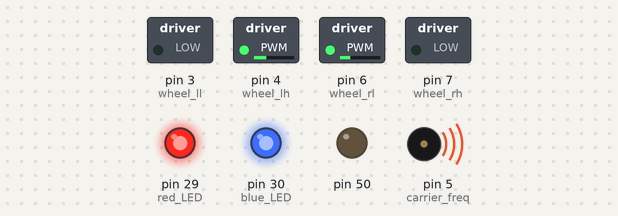
Simulated run of this sketch. Board: Arduino Mega 2560, built with avr-gcc and run on an emulated ATmega2560. Parts: switched loads named in the sketch (green lamp = pin HIGH), output pins drawn as LEDs (lit = HIGH), buzzer (waves = sounding). Pins used as bus, display or sensor lines are not drawn.

Above: at 0.1 s.
Timing chart, 0 to 1.6 s (numbered marks = the images above):
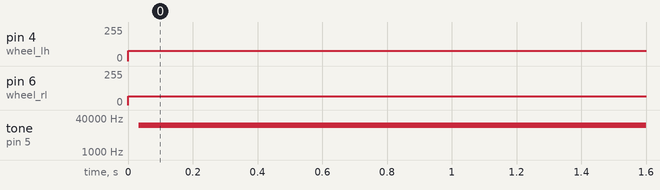

Measured:
- by itself, pin 4 (wheel_lh): 0/255 → 78/255 at 0.00 s
- by itself, pin 6 (wheel_rl): 0/255 → 64/255 at 0.00 s
- by itself, tone on pin 5 (carrier_freq): silent → 18519 Hz at 0.03 s

The sketch:

Phase4.ino
```cpp
  //////////////////CONSTANTS///////////////////
int fwd = 0;
int rev = 1;
int delay_timer = 500;
int ams_sensor = A0;
int sensor_val = 0;
int blue_threshold = 30;
int color_threshold = 15;
int red_LED = 29;
int blue_LED = 30;
int wheel_rl = 6;
int wheel_rh = 7;
int wheel_ll = 3;
int wheel_lh = 4;
int hall_sensor = 52;
//coms
int pinMicRX = 2;
int carrier_freq = 5;
int errorLEDPin = 47, success200LEDPin = 53, success300LEDPin = 51, success400LEDPin = 49;
int RXCount = 0, messageTolerance = 30;
//state machine declarations
const int on = 1;
const int hit_wall = 2;
const int find_line = 3;
const int follow_state = 4;
const int magnet = 5;
const int complete = 6;

/*Vitellary Code*/
int front = 22;
int left = 24;
int right = 26;
int back = 28;
const int sensors[] = {22, 24, 26, 28};
//const int leds[] = {44, 42, 40, 38}; //blue, yellow, red, green
int last_pressed[] = {0, 0, 0}; // front, right, left
long debounceDelay = 10;
/////////////////////////////////////////////

//////////////////VARIABLES//////////////////
bool mode_forward = false;
bool mode_reverse = false;
bool mode_right = false;
bool mode_left = false;
bool found = false;
bool first_call = false;
bool msg = false; //resend signal or not
int count = 0;
int state = 1;
bool tx200 = 0, tx300 = 0, tx400 = 0, tx500 = 0;
bool receivedMsg = 0, signal_200 = 0, signal_300 = 0, signal_400 = 0, signal_compBot = 0, receiveMsgError = 0;
bool transmitting = 0;
float startTime = 0, lastISRTime_slow = 0, lastISRTime_fast = 0;
/////////////////////////////////////////////
void setup() {
  pinMode(wheel_rh, OUTPUT);
  pinMode(wheel_rl, OUTPUT);
  pinMode(wheel_ll, OUTPUT);
  pinMode(wheel_lh, OUTPUT);
  pinMode(red_LED, OUTPUT);
  pinMode(blue_LED, OUTPUT);
  pinMode(ams_sensor, INPUT);
  pinMode(50, OUTPUT);
  digitalWrite (red_LED, HIGH);
  digitalWrite (blue_LED, HIGH);
  Serial.begin(9600);
  /*Vitellary*/
  for (int i = 0; i < 4; i++) {
    //pinMode(leds[i], OUTPUT);
    pinMode(sensors[i], INPUT);
  }
  //Serial.begin(9600);
  // attachInterrupt(digitalPinToInterrupt(com_intr), com_check, RISING);
  //pinMode(13, OUTPUT); // Set this pin as output
  pinMode(carrier_freq, OUTPUT);//pinMode(2, OUTPUT);
  Serial.begin(9600);
  //Serial1.begin(1200);
  TCCR3A = _BV(COM3A0) | _BV(COM3B0) | _BV(WGM30) | _BV(WGM31);
  // sets COM Output Mode to FastPWM with toggle of OC3A on compare match with OCR3A
  // also sets WGM to mode 15: FastPWM with top set by OCR3A
  TCCR3B = _BV(WGM32) | _BV(WGM33) |  _BV(CS31);
  // sets WGM as stated above; sets clock scaling to "divide by 8"
  OCR3A = 53;
  // above sets the counter value at which register resets to 0x0000;
  // generate 18.523 kHz when OCR3A=53 on Mega pin 5
  // Serial.println(TCCR3A, BIN);Serial.println(TCCR3B, BIN);
}

void loop() {
///////////////////////////////////////////////
/*(switch (state) {
    case on:
      //do something when var equals 1
      break;
    case hit_wall:
      //do something when var equals 2
      break;
    case find_line:
      //
      break;
    case follow_state:
      //
      break;
    case magnet:
      //
      break;
    case complete:
      //
      break;
    default:
      // if nothing else matches, do the default
      // default is optional
    break;
  }*/
///////////////////////////////////////////////
  // put your main code here, to run repeatedly:
  //  if(millis() < 2000) {

  forward();
  // }
  // if(millis() < 3000) {
  //   R_turn();
  // }
  // if(millis() < 4000) {
  //    L_turn();
  /* }
    if(millis() < 5000) {
     reverse();
    }
    if (millis() < 6000) {
         brake();
    }
    else {
     turn_180();
     delay(5000);
    }*/
  //sensor_val = analogRead(ams_sensor);
  //Serial.println(sensor_val);
  //follow(color_threshold);
  //int hall_sensor = digitalRead(52);
  //magnet_detected();
  //detect_blue();

  //Vitellary
  /*for (int i = 0; i < 4; i++) {
     int sensor_value = debounce(digitalRead(sensors[i]), i);
     if (sensor_value == HIGH) {
       if (sensors[i] == front || sensors[i] == left || sensors[i] == right) {
         last_pressed[i] = millis();
         if (sensors[i] == front) {
           if (abs(last_pressed[0] - last_pressed[1]) <= 500) {
             front_right_collide();
           }
           else if (abs(last_pressed[0] - last_pressed[2]) <= 500)
             front_left_collide();
           else front_collide();
         }
         if (sensors[i] == right) {
           if (abs(last_pressed[0] - last_pressed[1]) <= 500) {
             front_right_collide();
           }
           else right_collide();
         }
         if (sensors[i] == left) {
           if (abs(last_pressed[0] - last_pressed[2]) <= 500) {
            front_left_collide();
           }
           else left_collide();
         }
  }
  else {
    back_collide();
    }
  //  } else {
  //   forward();
   }
   }
  /*End Vitellary*/
 // send_signal(200);
//  delay(2000);
}

void forward() {
  mode_right = false;
  mode_left = false;
  mode_reverse = false;
  if (!mode_forward) {
    delay(1);
    mode_forward = true;
  }
  analogWrite(wheel_lh, 78);
  analogWrite(wheel_ll, 0);
  analogWrite(wheel_rl, 64);
  analogWrite(wheel_rh, 0);
}

void reverse() {
  mode_forward = false;
  mode_right = false;
  mode_left = false;
  if (!mode_reverse) {
    delay(1);
    mode_reverse = true;
  }
  analogWrite(wheel_lh, 0);
  analogWrite(wheel_ll, 64);
  analogWrite(wheel_rl, 0);
  analogWrite(wheel_rh, 64);
}

void L_turn () {
  mode_forward = false;
  mode_left = false;
  mode_reverse = false;
  if (!mode_right) {
    delay(1);
    mode_right = true;
  }
  analogWrite(wheel_rl, 100);
  analogWrite(wheel_rh, 0);
  analogWrite(wheel_ll, 64);
  analogWrite(wheel_lh, 0);
}

void R_turn () {
  mode_forward = false;
  mode_right = false;
  mode_reverse = false;
  if (!mode_left) {
    delay(1);
    mode_left = true;
  }
  analogWrite(wheel_lh, 100);
  analogWrite(wheel_ll, 0);
  analogWrite(wheel_rh, 64);
  analogWrite(wheel_rl, 0);

}

void turn_180() {
  //if 180 turn is left, need to change modes
  mode_forward = false;
  mode_left = false;
  mode_reverse = false;
  if (!mode_right) {
    delay(1);
    mode_right = true;
  }
  int start_time = millis();
  while (millis() - start_time < delay_timer) {
    analogWrite(wheel_rl, 100);
    analogWrite(wheel_rh, 0);
    analogWrite(wheel_ll, 64);
    analogWrite(wheel_lh, 0);
  }
  brake();
}

void brake() {
  analogWrite(wheel_rl, 0);
  analogWrite(wheel_rh, 0);
  analogWrite(wheel_ll, 0);
  analogWrite(wheel_lh, 0);
}

int ams_read() {
  return analogRead(ams_sensor);
}

void detect_blue() {
  if ( ams_read() > blue_threshold) {
    brake();
  }
  else {
    forward();
  }
}

void follow(int threshold) {
  found = false;
  if (ams_read() > threshold) {
    forward();
    found = true;
  }
  else {
    int curTime = millis();
    while (millis() < curTime + 125) {
      L_turn();
      if (ams_read() > threshold) {
        count = 0;
        found = true;
        curTime = millis();
        while (millis() - curTime < 50) {
          forward();
        }
        break;
      }
    }
    if (!found) {
      curTime = millis();
      while (millis() < curTime + 500) {
        R_turn();
        if (ams_read() > threshold) {
          count = 0;
          found = true;
          curTime = millis();
          while (millis() - curTime < 50) {
            forward();
          }
          break;
        }
      }
    }
  }
  if (!found) {
    count++;
  }
  if (count > 5) {
    while (1)
    {
      brake();
    }
  }
}

void detect_color() {
  bool found_blue = false; //for future use
  if (!found) {
    forward();
  }
  if (ams_read() > color_threshold) {
    if (!found) {
      int curr_time = millis();
      while (millis() - curr_time < 50) {
        forward();
      }
      brake();
    }
    digitalWrite (red_LED, LOW);
    if (ams_read() > blue_threshold) {
      int curr_time = millis();
      found_blue = true;
      while (millis() - curr_time < 500) {
        L_turn();
      }
      while (1) {
        brake();
      }
    }
    else {
      int curr_time = millis();
      digitalWrite(red_LED, HIGH);
      digitalWrite(blue_LED, LOW);
      found_blue = false;
      while (millis() - curr_time < 500) {
        R_turn();
      }
      while (1) {
        brake();
      }
    }
    found = true;
  }
}

void magnet_detected () {
  if (digitalRead(52)) {
      turn_180();
      turn_180();
    //digitalWrite (50, HIGH);
  }
  else {
    digitalWrite (50, LOW);
  }
}

void right_collide() {
  int start_time = millis();
  while (millis() - start_time < 500) {
    L_turn();
  }
  forward();
}

void left_collide() {
  int start_time = millis();
  while (millis() - start_time < 500) {
    R_turn();
  }
  forward();
}

void front_right_collide() {
  int start_time = millis();
  while (millis() - start_time < 250) {
    reverse();
  }
  start_time = millis();
  while (millis() - start_time < 250) {
    L_turn();
  }
  forward();
}

void front_left_collide () {
  int start_time = millis();
  while (millis() - start_time < 250) {
    reverse();
  }
  start_time = millis();
  while (millis() - start_time < 250) {
    L_turn();
  }
  forward();
}

void front_collide() {
  int start_time = millis();
  while(1){
    brake();
  }
  /*while (millis() - start_time < 250) {
    reverse();
  }
  turn_180();*/
}

void back_collide() {
  //forward, call line follow
  forward();
}

int debounce(int sensor_value, int i) {
  // Requires the sensor reading to remain constant for 50ms
  boolean not_same = true;
  int current_sensor_val = sensor_value;
  int new_sensor_val;

  while (not_same) {
    int start_time = millis();
    while (millis() - start_time < debounceDelay) {
      break;
    }
    new_sensor_val = digitalRead(sensors[i]);
    if (new_sensor_val != current_sensor_val) {
      current_sensor_val = new_sensor_val;
    } else {
      not_same = false;
    }
  }
  return current_sensor_val;
}

/*void com_check() {
  //first communication 50ms - ask to resend
  int start_time = millis();
  int end_time; //define outside isr
  while (millis() - start_time < 50) {
    if (/*decide pin number == HIGH) {
      //make sure pin is high
      msg = true;
    }
    else {
      msg = false;
    }
  }
  if (msg) {
    //resend signal
    first_call = true;
  }
  if (first_call == true) {
    start_time = millis();
    while (millis() - start_time < 1000) {
      while (digitalRead(/*decide pin) == HIGH) {    }
      end_time = millis();
    }
      if (end_time == /*decide range for 200ms) {
          //starting
      }

      if (end_time == /*decide range for 300ms) {
          //found mine
      }

      if (end_time == /*decide range for 400ms) {
          //stop
      }
  }
}
      /*if(/*decide pin number == LOW) {
         //make sure pin is high
         msg = true;
         //starting
        }
        else {
         msg = false;
         break;
        }
        }
        //300ms
        start_time = millis();
        while (millis() - start_time < 300) {
        if(/*decide pin number == LOW) {
         //make sure pin is high
         msg = true;
         //found mine
        }
        else {
         msg = false;
         break;
        }
        }
        //400ms
        start_time = millis();
        while (millis() - start_time < 400) {
        if(/*decide pin number == LOW) {
         //make sure pin is high
         msg = true;
         //end/stop
        }
        else {2aq
         msg = false;
         break;
        }*/
 //   }
//  }
//}*/

/*Companion bot code:*/
/*void respondToSignal(){
  int downtimeCounter = 0;
  delay(1200);
  //transmit500();//length shouldn't matter here (we think)
  //then wait until a new signal comes, and measure how long it is
  waitingForPulse:
  downtimeCounter++;
  Serial.println(downtimeCounter);
  startTime = millis();
  while(!digitalRead(pinMicRX)){
    if((millis()-startTime) > 500) {//0.5 second timeout for listening
      receiveMsgError = 1;//timeout occured
      break;
    }
  }//spin until we get the next signal

  //count how long this signal is
  if(!receiveMsgError){
    float startMeasuring = millis();
    while(digitalRead(pinMicRX));
    RXCount = (millis() - startMeasuring);
    if(downtimeCounter>5)
    {
      receivedMsg = 0;
      return;
    }
    if(RXCount < 100) goto waitingForPulse;//probably spike before pulse
    Serial.println(RXCount);

    //200ms received
    if((RXCount < (200 + messageTolerance)) && (RXCount > (200 - messageTolerance))) signal_200 = 1;
    //300ms received
    else if((RXCount < (300 + messageTolerance)) && (RXCount > (300 - messageTolerance))) signal_300 = 1;
    //400ms received
    else if((RXCount < (400 + messageTolerance)) && (RXCount > (400 - messageTolerance))) signal_400 = 1;
    //500ms received (companion bot)
    else if((RXCount < (500 + messageTolerance)) && (RXCount > (500 - messageTolerance))) signal_compBot = 1;
    else receiveMsgError = 1;//error if we don't detect signal
  }
  //then accordingly set the proper boolean value to true, and reset the receivedMsg to 0
  receivedMsg = 0;
}
/*End Companion bot code
void send_signal(int duration) {
  //change to use as delay
  digitalWrite(send_msg, HIGH);
  delay(duration);
  digitalWrite(send_msg, LOW);
}*/
```
